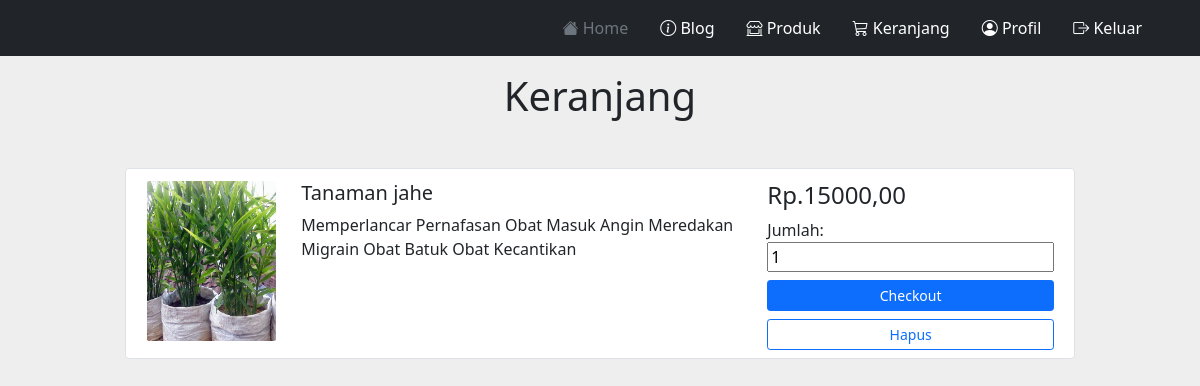
Screenshot of /keranjang.php (signed in) with the database file from the repository.
### tables this page shows
CREATE TABLE `keranjang` (
  `id_keranjang` int(11) NOT NULL,
  `tgl` datetime DEFAULT current_timestamp(),
  `id_user` int(11) NOT NULL,
  `id_produk` int(11) NOT NULL,
  `qty` int(11) DEFAULT 1
);

CREATE TABLE `produk` (
  `id_produk` int(11) NOT NULL,
  `nama_produk` varchar(100) DEFAULT NULL,
  `manfaat` varchar(200) DEFAULT NULL,
  `harga` int(11) DEFAULT NULL,
  `deskripsi` varchar(500) DEFAULT NULL,
  `tgl_ditambahkan` datetime DEFAULT current_timestamp(),
  `stok` int(11) DEFAULT NULL,
  `foto` char(100) DEFAULT NULL,
  `tipe` enum('Benih','Bibit','Alat','Pupuk') DEFAULT NULL
);

### config.php (called while the page is built, shortened)
<?php
$koneksi = mysqli_connect("localhost", "root", "", "takemyherb");
function query($query){
    global $koneksi;
    $result = mysqli_query($koneksi, $query);
    $rows = [];
    while($row = mysqli_fetch_assoc($result) ){
        $rows[] = $row;
    }
    return $rows;
}
?>

### keranjang.php (the view, shortened to what this page needs)
<?php
    require("config.php");
    $username = $_SESSION['username'];
    $keranjang = query("SELECT k.*, u.username, p.* FROM keranjang k INNER JOIN user u ON k.id_user = u.id_user INNER JOIN produk p ON k.id_produk = p.id_produk WHERE u.username = '$username'");
?>
<!DOCTYPE html>
<html lang="en">
<head>
    <link href="https://cdn.jsdelivr.net/npm/bootstrap@5.1.3/dist/css/bootstrap.min.css" rel="stylesheet">
    <link rel="stylesheet" href="https://cdn.jsdelivr.net/npm/bootstrap-icons@1.7.2/font/bootstrap-icons.css">
    <link rel="stylesheet" href="css/style.css">
</head>
<body style="background-color: rgb(238,238,238);">
    <?php include('_header.php'); ?>
    <h1 class="text-center mt-3">Keranjang</h1>
    <br>
        <?php $i = 1; foreach($keranjang as $row) : ?>
        <form action="controlkeranjang.php" method="get">
        <div class="container mt-3 mb-3">
            <div class="d-flex justify-content-center row">
                <div class="col-md-10">
                    <div class="row p-2 bg-white border rounded">
                        <div class="col-md-2 mt-1 mr-3 text-end">
                            <img class="img-fluid img-responsive rounded product-image" style="height: 160px;" src="img/<?=$row["foto"]; ?>.jpg"></div>
                        <div class="col-md-6 mt-1">
                            <h5><?=$row["nama_produk"]; ?></h5>
                            <p class="text-justify para mb-0"> <?=$row["deskripsi"]; ?> <br><br></p>
                        </div>
                        <div class="align-items-center align-content-center col-md-4 border-left mt-1">
                            <div class="d-flex flex-row align-items-center">
                                <h4 class="mr-1">Rp.<?=$row["harga"]; ?>,00</h4><span class="strike-text"></span>
                            </div>
                            <div class="d-flex flex-column ">
                                Jumlah: <input type="text" name="qty" id="qty" value="<?= $row["qty"];?>">
                                <input type="submit" class="btn btn-primary btn-sm mt-2" value="Checkout" name="checkout">
                                <input type="submit" class="btn btn-outline-primary btn-sm mt-2" value="Hapus" name="hapusitem">
                            </div>
                        </div>
                    </div>
                </div>
            </div>
        </div>
        </form>
        <?php $i++; endforeach; ?>
</body>
</html>

### rows the page displays
keranjang: id_produk.foto (picture), id_produk.nama_produk "Tanaman jahe", id_produk.deskripsi "Memperlancar Pernafasan Obat Masuk Angin Meredakan Migrain Obat Batuk Obat Kecantikan", id_produk.harga "15000", qty "1"
